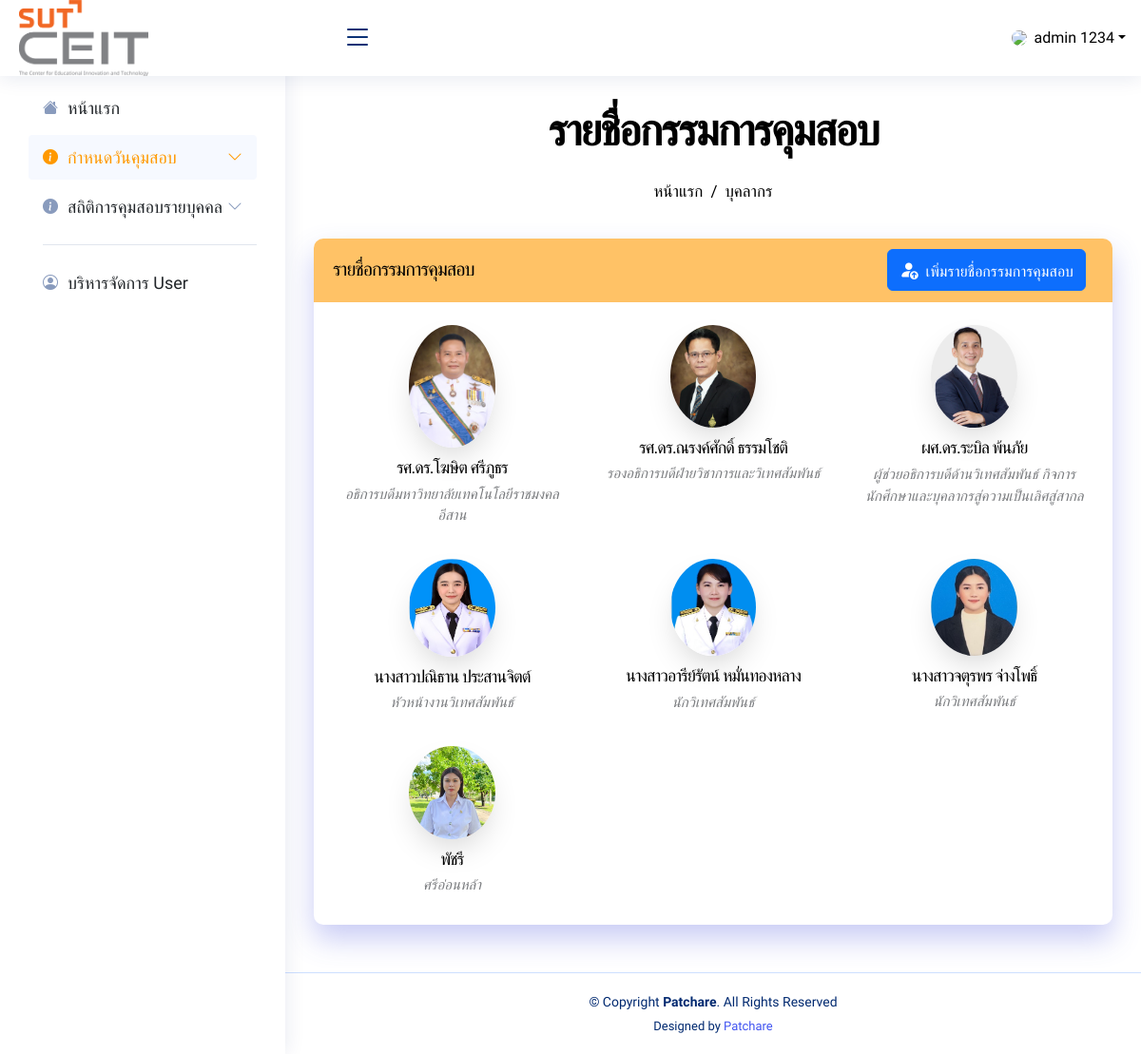
/admin/people.php (signed in), run on the app's committed database.
### tables this page shows
CREATE TABLE `about` (
  `about_no` int(11) NOT NULL COMMENT 'เลขที่เกี่ยวกับ',
  `about_title` varchar(255) NOT NULL COMMENT 'หัวข้อเกี่ยวกับ',
  `about_details` varchar(5000) NOT NULL COMMENT 'รายละเอียดเกี่ยวกับ',
  `about_img` varchar(255) NOT NULL COMMENT 'รูปภาพเกี่ยวกับ',
  `about_type` varchar(255) NOT NULL COMMENT 'ประเภทเกี่ยวกับ'
);

### admin/people.php (the view, shortened to what this page needs)
<!DOCTYPE html>
<html lang="en">
<head>
    <link href="../assets/vendor/bootstrap/css/bootstrap.min.css" rel="stylesheet">
    <link href="../assets/vendor/bootstrap-icons/bootstrap-icons.css" rel="stylesheet">
    <link href="../assets/vendor/boxicons/css/boxicons.min.css" rel="stylesheet">
    <link href="../assets/vendor/quill/quill.snow.css" rel="stylesheet">
    <link href="../assets/vendor/quill/quill.bubble.css" rel="stylesheet">
    <link href="../assets/vendor/remixicon/remixicon.css" rel="stylesheet">
    <link href="../assets/vendor/simple-datatables/style.css" rel="stylesheet">
    <link href="../assets/css/style.css" rel="stylesheet">
    <link href="https://cdn.jsdelivr.net/npm/summernote@0.8.18/dist/summernote-lite.min.css" rel="stylesheet">
</head>
<body>
    <?php include("menu_admin.php") ?>
    <main id="main" class="main" style="margin-top: 90px;">
        <div class="pagetitle text-center">
            <h2>รายชื่อกรรมการคุมสอบ</h2>
            <nav class="d-flex justify-content-center">
                <ol class="breadcrumb mt-3">
                    <li class="breadcrumb-item"><a href="index_admin.php">หน้าแรก</a></li>
                    <li class="breadcrumb-item"><a href="people.php">บุคลากร</a></li>
                </ol>
            </nav>
        </div>
        <section class="section">
            <div class="card">
                <div class="card-site d-flex align-items-center">
                    <h5 class="card-title">รายชื่อกรรมการคุมสอบ</h5>
                    <a href="peopleCreate.php" class="ms-auto">
                        <button class="btn btn-primary btn-round me-2">
                            <i class="card-icon bi bi-person-fill-up me-1"></i>
                            เพิ่มรายชื่อกรรมการคุมสอบ
                        </button>
                    </a>
                </div>
                <div class="card-body">
                    <div class="row">
                        <?php
                        $sql = "SELECT * FROM about WHERE about_type='บุคลากร'";
                        $query = mysqli_query($conn, $sql);
                        if ($result = mysqli_num_rows($query) > 0) {
                            while ($row = mysqli_fetch_assoc($query)) { ?>
                                <div class="col-lg-4 col-md-6 mt-4 member">
                                    <div class="member-img">
                                        <img src="../pic/people/<?php echo $row['about_img'] ?>" class="img-fluid">
                                    </div>
                                    <div class="member-info text-center">
                                        <h4><?php echo $row['about_title'] ?></h4>
                                        <span><?php echo $row['about_details'] ?></span>
                                    </div>
                                </div>
                            <?php }
                        } else
                            echo '<table><tr><td colspan="6" align="center">ไม่พบข้อมูล</td></tr></table>';
                        ?>
                    </div>
                </div>
            </div>
        </section>
    </main>
    <?php
    include("footer_admin.php")
        ?>
</body>

### assets/css/style.css (style rules this page uses)
:root { --white-color: #ffffff; --primary-color: #FF9900; --secondary-color: #000000; --default-color: #212529; --section-bg-color: #f0f8ff; --site-footer-bg-color: #ffffff; --dark-color: #000000; --body-font-family: 'Mitr', sans-serif; --h1-font-size: 52px; --h2-font-size: 46px; --h3-font-size: 32px; --h4-font-size: 28px; --h5-font-size: 24px; --h6-font-size: 22px; --p-font-size: 16px; --btn-font-size: 18px; --copyright-font-size: 14px; --border-radius-large: 100px; --border-radius-medium: 20px; --border-radius-small: 10px; --font-weight-light: 300; --font-weight-normal: 400; --font-weight-semibold: 600; --font-weight-bold: 700; }
body { background-color: var(--white-color); font-family: var(--body-font-family); }
h2, h3, h4, h5, h6 { color: var(--dark-color); }
h1, h2, h3, h4, h5, h6 { font-weight: var(--font-weight-semibold); letter-spacing: -1px; }
h2 { color: var(--secondary-color); font-size: var(--h2-font-size); letter-spacing: -2px; }
h4 { font-size: var(--h4-font-size); }
h5 { color: var(--seconary-color); font-size: var(--h5-font-size); }
a { color: #4154f1; text-decoration: none; }
a, button { touch-action: manipulation; transition: all 0.3s; }
#main { margin-top: 90px; padding: 20px 30px; transition: all 0.3s; }
.pagetitle { text-align: center; padding-bottom: 20px; position: relative; }
.member-img { margin: 0 80px; border-radius: 50%; overflow: hidden; position: relative; border: 4px solid var(--background-color); box-shadow: 0 15px 35px -10px rgba(0, 0, 0, 0.2); }
.member-img img { position: relative; z-index: 1; }
.member-info { margin-top: 10px; }
.member-info h4 { font-weight: 500; margin-bottom: 6px; font-size: 18px; }
.member-info span { font-style: italic; display: block; font-size: 15px; color: color-mix(in srgb, var(--default-color), transparent 40%); margin-bottom: 10px; }
.card { margin-bottom: 30px; border: none; border-radius: 10px; box-shadow: 0px 15px 30px rgba(77, 87, 222, 0.3); }
.card-site { background: color-mix(in srgb, var(--primary-color), transparent 40%); color: white; border-radius: 10px 10px 0 0; padding: 0 1.25rem ; }
.card-icon { color: #fff; font-size: 20px; }
.card-title { padding: 20px 0 15px 0; font-size: 20px; font-weight: 500; color: #000000; font-family: "Mitr", sans-serif; }
.card-body { padding: 0 20px 20px 20px; }
.breadcrumb { font-size: 17px; font-family: "Mitr", sans-serif; color: var(--dark-color); font-weight: 400; }
.breadcrumb a { color: var(--dark-color); transition: 0.3s; }
.breadcrumb .breadcrumb-item::before { color: var(--dark-color); }
@media (min-width: 1200px) { #main, #footer { margin-left: 300px; } }

### data on the page
about: about_img (picture), about_title "รศ.ดร.โฆษิต ศรีภูธร", about_details "อธิการบดีมหาวิทยาลัยเทคโนโลยีราชมงคลอีสาน"
about: about_img (picture), about_title "รศ.ดร.ณรงค์ศักดิ์ ธรรมโชติ", about_details "รองอธิการบดีฝ่ายวิชาการและวิเทศสัมพันธ์"
about: about_img (picture), about_title "ผศ.ดร.ระบิล พ้นภัย", about_details "ผู้ช่วยอธิการบดีด้านวิเทศสัมพันธ์ กิจการนักศึกษาและบุคลากรสู่ความเป็นเลิศสู่สากล"
about: about_img (picture), about_title "นางสาวปณิธาน ประสานจิตต์", about_details "หัวหน้างานวิเทศสัมพันธ์"
about: about_img (picture), about_title "นางสาวอารีย์รัตน์ หมั่นทองหลาง", about_details "นักวิเทศสัมพันธ์"
about: about_img (picture), about_title "นางสาวจตุรพร จ่างโพธิ์", about_details "นักวิเทศสัมพันธ์"
about: about_img (picture), about_title "พัชรี", about_details "ศรีอ่อนหล้า"

### other printed values
$_SESSION['name'] "admin"
$_SESSION['lastname'] "1234"
